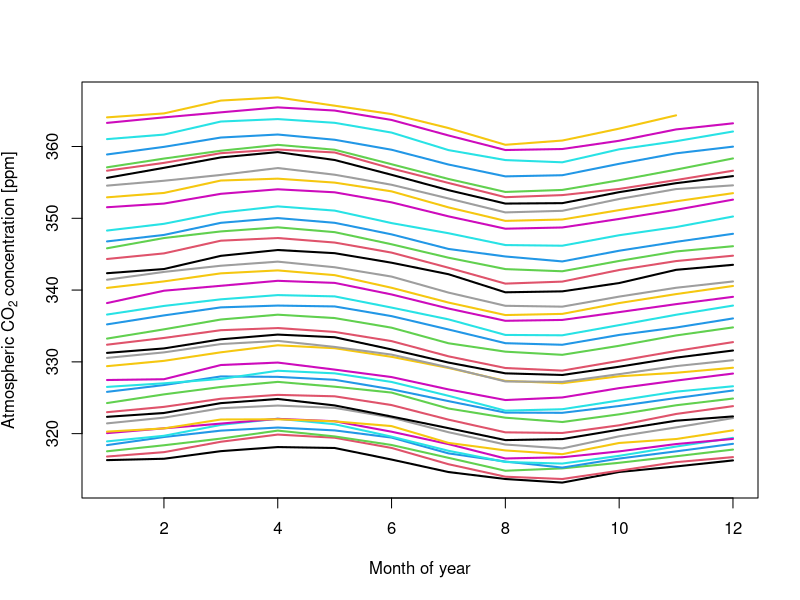

Write the R code that produced this figure.
# Plot month-average co2 (built-in dataset), stacked by year
t <- as.numeric(time(co2))
C <- cut(t, seq(floor(t[1]), 1+floor(tail(t, 1)), 1))
CO2 <- split(co2, C)

if (!interactive())
    png("co2-stack-years.png")
plot(CO2[[1]],type="l", ylim=range(co2), lwd=2, xlab="Month of year",
    ylab=expression("Atmospheric "*CO[2]* " concentration [ppm]"))
for (i in 2:length(CO2))
    lines(CO2[[i]], col=i, lwd=2)
if (!interactive())
    dev.off()
